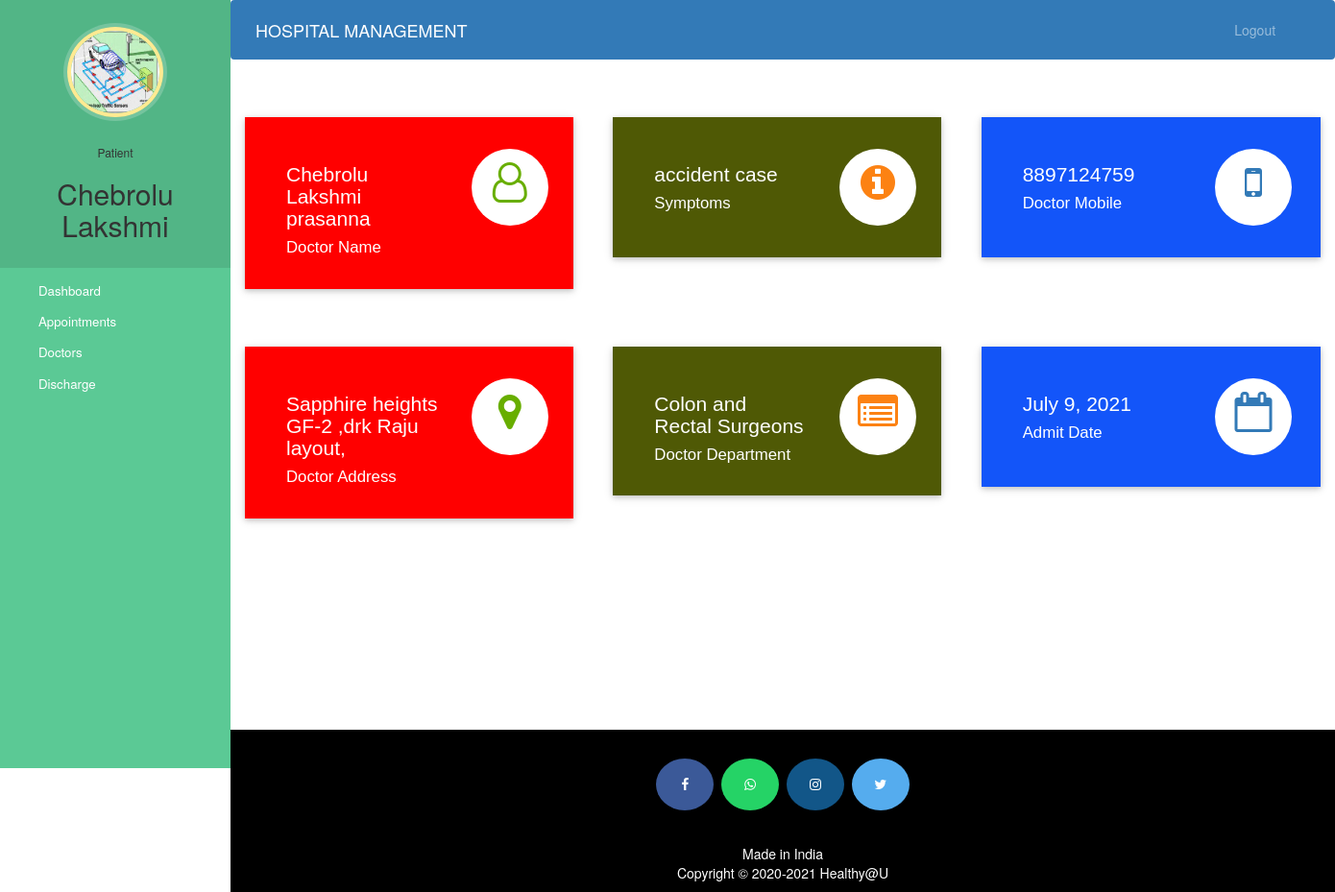
Screenshot of /patient-dashboard (signed in) with the database file from the repository.
### hospital/models.py (models this page shows, shortened)
class Patient(models.Model):
    user=models.OneToOneField(User,on_delete=models.CASCADE)
    profile_pic= models.ImageField(upload_to='profile_pic/PatientProfilePic/',null=True,blank=True)
    address = models.CharField(max_length=40)
    mobile = models.CharField(max_length=20,null=False)
    symptoms = models.CharField(max_length=100,null=False)
    assignedDoctorId = models.PositiveIntegerField(null=True)
    admitDate=models.DateField(auto_now=True)
    status=models.BooleanField(default=False)

class Doctor(models.Model):
    user=models.OneToOneField(User,on_delete=models.CASCADE)
    profile_pic= models.ImageField(upload_to='profile_pic/DoctorProfilePic/',null=True,blank=True)
    address = models.CharField(max_length=40)
    mobile = models.CharField(max_length=20,null=True)
    department= models.CharField(max_length=50,choices=departments,default='Cardiologist')
    status=models.BooleanField(default=False)
    @property
    def get_name(self):
        return self.user.first_name+" "+self.user.last_name

### hospital/views.py (the view)
# urls.py: path('patient-dashboard', views.patient_dashboard_view,name='patient-dashboard'),
@login_required(login_url='patientlogin')
@user_passes_test(is_patient)
def patient_dashboard_view(request):
    patient=models.Patient.objects.get(user_id=request.user.id)
    doctor=models.Doctor.objects.get(user_id=patient.assignedDoctorId)
    mydict={
    'patient':patient,
    'doctorName':doctor.get_name,
    'doctorMobile':doctor.mobile,
    'doctorAddress':doctor.address,
    'symptoms':patient.symptoms,
    'doctorDepartment':doctor.department,
    'admitDate':patient.admitDate,
    }
    return render(request,'hospital/patient_dashboard.html',context=mydict)

### hospital/views.py (called while the page is built)
def is_patient(user):
    return user.groups.filter(name='PATIENT').exists()

### templates/hospital/patient_dashboard.html
{% extends 'hospital/patient_base.html' %}
{% load static %}
{% block content %}
{%include 'hospital/patient_dashboard_cards.html'%}
<br><br><br><br>
{% endblock content %}

### templates/hospital/patient_base.html (shortened to what this page needs)
<!DOCTYPE html>
{% load static %}
<html lang="en">
<head>
  <link rel="stylesheet" href="https://stackpath.bootstrapcdn.com/bootstrap/4.3.1/css/bootstrap.min.css">
  <link rel="stylesheet" href="https://maxcdn.bootstrapcdn.com/font-awesome/4.7.0/css/font-awesome.min.css">
</head>
<body>
  <nav class="menu" tabindex="0">
    <header class="avatar">
      <img src="{% static patient.profile_pic.url %}" alt="Profile Pic" />
      <br><br>
      <h6>Patient</h6>
      <h2>{{request.user.first_name}}</h2>
    </header>
    <ul>
      <li tabindex="0" class="icon-dashboard"> <a style="color:white; text-decoration:none;" href="/patient-dashboard"><span>Dashboard</span></a> </li>
      <li tabindex="0" class="icon-calendar"> <a style="color:white; text-decoration:none;" href="/patient-appointment"><span>Appointments</span></a></li>
      <li tabindex="0" class="icon-users"> <a style="color:white; text-decoration:none;" href="/patient-view-doctor"><span>Doctors</span></a></li>
      <li tabindex="0" class="icon-users"> <a style="color:white; text-decoration:none;" href="/patient-discharge"><span>Discharge</span></a></li>
    </ul>
  </nav>
  <main>
    <div class="bs-example">
      <nav class="navbar navbar-expand-md  navbar-dark fixed-top" style="background:#337AB7;">
        <a href="/patient-dashboard" class="navbar-brand">HOSPITAL MANAGEMENT</a>
        <div class="collapse navbar-collapse justify-content-between" id="navbarCollapse">
          <div class="navbar-nav" style=" margin-left: 90%;">
            <a href="/logout" class="nav-item nav-link">Logout</a>
          </div>
        </div>
      </nav>
    </div>
    <br><br>
    {% block content %}
    {% endblock content %}
    <br><br><br><br><br><br><br>
    <footer>
      <p>
        <a id="ftr" href="https://facebook.com/chalmuriDarshu/" class="fa fa-facebook"></a>
        <a id="ftr" href="https://api.whatsapp.com/send?phone=918897124759&text=Hello%20Healthy@U.%0d%0aHow%20are%20you%20%3f%0d%0aI%20came%20from%20your%20website.&source=&data=#" class="fa fa-whatsapp"></a>
        <a id="ftr" href="https://instagram.com/lprasanna_chebrolu" class="fa fa-instagram"></a>
        <a id="ftr" href="https://twitter.com/lakshmiPrasanna-chebrolu" class="fa fa-twitter"></a>
      </p>
      <br>
      <div class="container">
        <div class="row">
          <div class="col-md-12 col-sm-12">
            <div style="color:#ffffff;" class="wow fadeInUp footer-copyright">
              <p>Made in India <br>
                Copyright &copy; 2020-2021 Healthy@U </p>
            </div>
          </div>
        </div>
      </div>
    </footer>
  </main>
</body>
</html>

### templates/hospital/patient_dashboard_cards.html (shortened to what this page needs)
<!DOCTYPE html>
<html lang="en" dir="ltr">
<head>
  <link rel="stylesheet" href="https://maxcdn.bootstrapcdn.com/bootstrap/3.4.1/css/bootstrap.min.css">
  <link rel="stylesheet" href="https://cdnjs.cloudflare.com/ajax/libs/font-awesome/4.7.0/css/font-awesome.min.css">
</head>
<body>
  <div class="market-updates">
    <div class="col-md-4 market-update-gd">
      <div class="market-update-block clr-block-1">
        <div class="col-md-8 market-update-left">
          <h3>{{doctorName}}</h3>
          <h4>Doctor Name</h4>
        </div>
        <div class="col-md-4 market-update-right">
          <i class="fa fa-user-o"> </i>
        </div>
        <div class="clearfix"> </div>
      </div>
    </div>
    <div class="col-md-4 market-update-gd">
      <div class="market-update-block clr-block-2">
        <div class="col-md-8 market-update-left">
          <h3>{{symptoms}}</h3>
          <h4>Symptoms</h4>
        </div>
        <div class="col-md-4 market-update-right">
          <i class="fa fa-info-circle"></i>
        </div>
        <div class="clearfix"> </div>
      </div>
    </div>
    <div class="col-md-4 market-update-gd">
      <div class="market-update-block clr-block-3">
        <div class="col-md-8 market-update-left">
          <h3>{{doctorMobile}}</h3>
          <h4>Doctor Mobile</h4>
        </div>
        <div class="col-md-4 market-update-right">
          <i class="fa fa-mobile" aria-hidden="true"></i>
        </div>
        <div class="clearfix"> </div>
      </div>
    </div>
  </div>
  <br><br><br>
  <div class="market-updates">
    <div class="col-md-4 market-update-gd">
      <div class="market-update-block clr-block-1">
        <div class="col-md-8 market-update-left">
          <h3>{{doctorAddress}}</h3>
          <h4>Doctor Address</h4>
        </div>
        <div class="col-md-4 market-update-right">
          <i class="fa fa-map-marker"> </i>
        </div>
        <div class="clearfix"> </div>
      </div>
    </div>
    <div class="col-md-4 market-update-gd">
      <div class="market-update-block clr-block-2">
        <div class="col-md-8 market-update-left">
          <h3>{{doctorDepartment}}</h3>
          <h4>Doctor Department</h4>
        </div>
        <div class="col-md-4 market-update-right">
          <i class="fa fa-list-alt"></i>
        </div>
        <div class="clearfix"> </div>
      </div>
    </div>
    <div class="col-md-4 market-update-gd">
      <div class="market-update-block clr-block-3">
        <div class="col-md-8 market-update-left">
          <h3>{{admitDate}}</h3>
          <h4>Admit Date</h4>
        </div>
        <div class="col-md-4 market-update-right">
          <i class="fa fa-calendar-o" aria-hidden="true"></i>
        </div>
        <div class="clearfix"> </div>
      </div>
    </div>
  </div>
</body>
</html>

### templates/hospital/patient_base.html (style rules this page uses)
a:link { text-decoration: none; }
a { color: white; }
footer { padding: 0px 0px 0px 0px; background-color: black; margin: 0px; }
#ftr { padding: 20px; }
.fa { font-size: 23px; width: 60px; text-align: center; text-decoration: none; margin: 5px 2px; border-radius: 50%; }
.fa-facebook { background: #3B5998; color: white; margin-top: 30px; }
.fa-whatsapp { background: #25d366; color: white; }
.fa-twitter { background: #55ACEE; color: white; }
.fa-instagram { background: #125688; color: white; }
p { text-align: center; }
body { padding-left: 240px; }
main { position: relative; height: 100vh; }
.menu { background: #5bc995; height: 100vh; width: 240px; position: fixed; top: 0px; left: 0; z-index: 5; outline: none; }
.menu .avatar { background: rgba(0, 0, 0, 0.1); padding: 2em 0.5em; text-align: center; }
.menu .avatar img { width: 100px; border-radius: 50%; overflow: hidden; border: 4px solid #ffea92; box-shadow: 0 0 0 4px rgba(255, 255, 255, 0.2); }
.menu .avatar h2 { font-weight: normal; margin-bottom: 0; }
.menu ul { list-style: none; padding: 0.5em 0; margin: 0; }
.menu ul li { padding: 0.5em 1em 0.5em 3em; font-size: 0.95em; font-weight: regular; background-repeat: no-repeat; background-position: left 15px center; background-size: auto 20px; transition: all 0.15s linear; cursor: pointer; }
.menu ul li.icon-dashboard { background-image: url("http://www.entypo.com/images//gauge.svg"); }
.menu ul li.icon-users { background-image: url("http://www.entypo.com/images//users.svg"); }
.menu ul li.icon-calendar { background-image: url("http://www.entypo.com/images//calendar.svg"); }

### templates/hospital/patient_dashboard_cards.html (style rules this page uses)
.market-update-block { padding: 2em 2em; background: #999; }
.market-update-block h3 { color: #fff; font-size: 1.5em; font-family: 'Carrois Gothic', sans-serif; }
.market-update-block h4 { font-size: 1.2em; color: #fff; margin: 0.3em 0em; font-family: 'Carrois Gothic', sans-serif; }
.market-update-block.clr-block-1 { background: #ff0000; margin-right: 0.8em; box-shadow: 0 2px 5px 0 rgba(0, 0, 0, 0.16), 0 2px 10px 0 rgba(0, 0, 0, 0.12); transition: 0.5s all; -webkit-transition: 0.5s all; -moz-transition: 0.5s all; -o-transition: 0.5s all; }
.market-update-block.clr-block-2 { background: #4f5905; margin-right: 0.8em; box-shadow: 0 2px 5px 0 rgba(0, 0, 0, 0.16), 0 2px 10px 0 rgba(0, 0, 0, 0.12); transition: 0.5s all; -webkit-transition: 0.5s all; -moz-transition: 0.5s all; -o-transition: 0.5s all; }
.market-update-block.clr-block-3 { background: #1355f9; box-shadow: 0 2px 5px 0 rgba(0, 0, 0, 0.16), 0 2px 10px 0 rgba(0, 0, 0, 0.12); transition: 0.5s all; -webkit-transition: 0.5s all; -moz-transition: 0.5s all; -o-transition: 0.5s all; }
.market-update-right i.fa.fa-user-o, i.fa.fa-map-marker { font-size: 3em; color: #68AE00; width: 80px; height: 80px; background: #fff; text-align: center; border-radius: 49px; -webkit-border-radius: 49px; -moz-border-radius: 49px; -o-border-radius: 49px; line-height: 1.7em; }
.market-update-right i.fa.fa-info-circle, i.fa.fa-list-alt { font-size: 3em; color: #FC8213; width: 80px; height: 80px; background: #fff; text-align: center; border-radius: 49px; -webkit-border-radius: 49px; -moz-border-radius: 49px; -o-border-radius: 49px; line-height: 1.7em; }
.market-update-right i.fa.fa-mobile, i.fa.fa-calendar-o { font-size: 3em; color: #337AB7; width: 80px; height: 80px; background: #fff; text-align: center; border-radius: 49px; -webkit-border-radius: 49px; -moz-border-radius: 49px; -o-border-radius: 49px; line-height: 1.7em; }
.market-update-left { padding: 0px; }

### rows the page displays
Patient: profile_pic (picture), symptoms "accident case", admitDate "July 9, 2021"
Doctor: mobile "8897124759", address "Sapphire heights GF-2 ,drk Raju layout,", department "Colon and Rectal Surgeons"

### other values shown
{{ request.user.first_name }} "Chebrolu Lakshmi"
{{ doctorName }} "Chebrolu Lakshmi prasanna"
